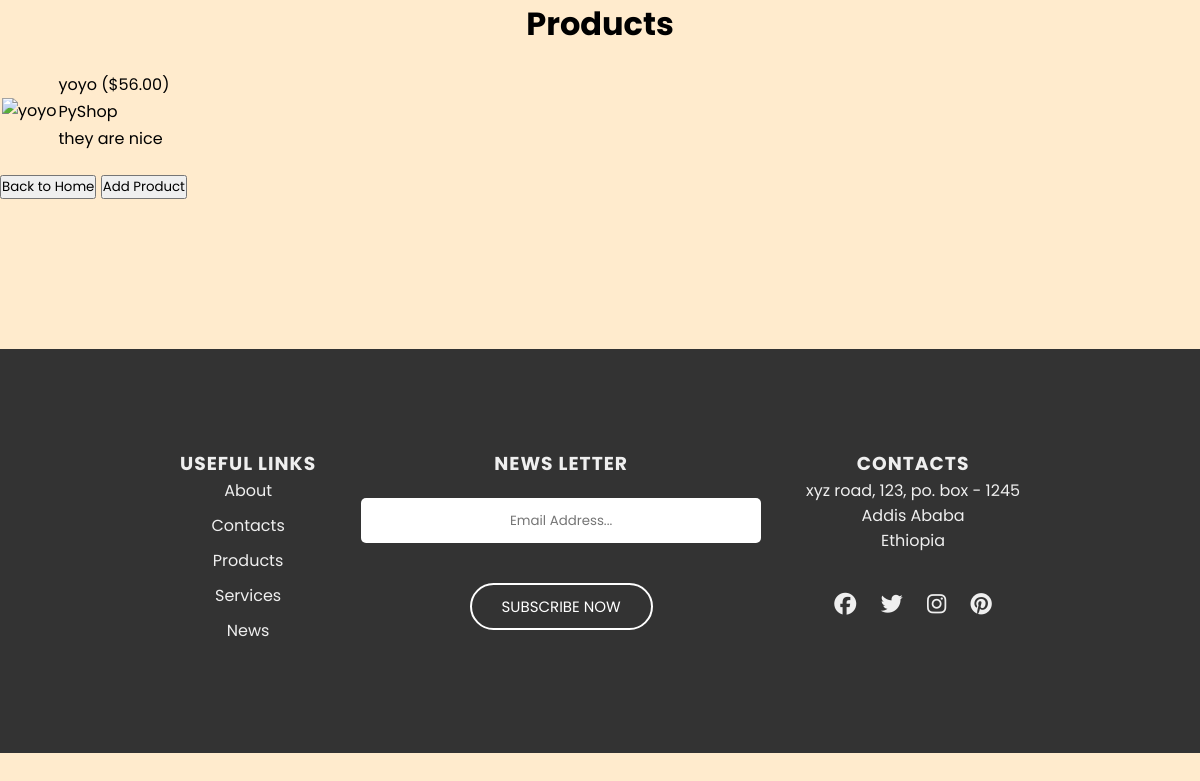
Screenshot of /products/2/ with the database file from the repository.
### products/models.py (models this page shows)
class products(models.Model):
    prodname= models.CharField(max_length=255)
    prod_price= models.DecimalField(decimal_places=2, max_digits=2000)
    prod_stock= models.IntegerField(blank=True, default=100)
    prod_img_url= models.CharField(max_length=255)
    prod_producer = models.CharField(max_length=255, null=True, default='Pyshop Original')
    featured= models.BooleanField(null= True, default= False)
    prod_description = models.CharField(max_length=10000, default = 'they are nice')
    __str__ = str1

### products/views.py (the view)
# urls.py: path('products/<int:my_id>/', views.dynamic_lookup_view),
def dynamic_lookup_view (request, my_id):
    try:
        obj = products.objects.get(id=my_id)
    except products.DoesNotExist:
        raise Http404
    return render(request, 'products/products_dynamic_detail.html', {'products': obj})

### products/templates/products/products_dynamic_detail.html (shortened to what this page needs)
{% extends 'base.html' %}
{% block page_identity %}
    <h1 style="text-align:center;">Products</h1>
{% endblock %}
{% block content %}
            <table class="prod-table">
                <tr>
                    <td rowspan=100%>
                        <img src="{{products.prod_img_url}}" title="{{products.prodname}}" alt="{{products.prodname}}" style="width:206.595px; height:218px;">
                    </td>
                </tr>
                <tr>
                    <td>{{products.prodname}} (${{products.prod_price}})</td>
                </tr>
                <tr>
                    <td>{{products.prod_producer}}</td>
                </tr>
                <tr>
                    <td>{{products.prod_description}}</td>
                </tr>
            </table>
<a href='/'><button type="button" class="btn btn-primary">Back to Home</button></a>
<a href="/add-product"><button type="button" class="btn btn-primary">Add Product</button></a>
{% endblock %}

### static/styles.css (style rules this page uses)
* { font-family: 'Poppins', sans-serif; margin: 0; padding: 0; box-sizing: border-box; }
.prod-table { box-shadow: #333; border: 1; margin-top: 20px; margin-bottom: 20px; width: 100; display: flex; align-items: center; }

### rows the page displays
products: prodname "yoyo", prod_price "56.00", prod_producer "PyShop", prod_description "they are nice"
